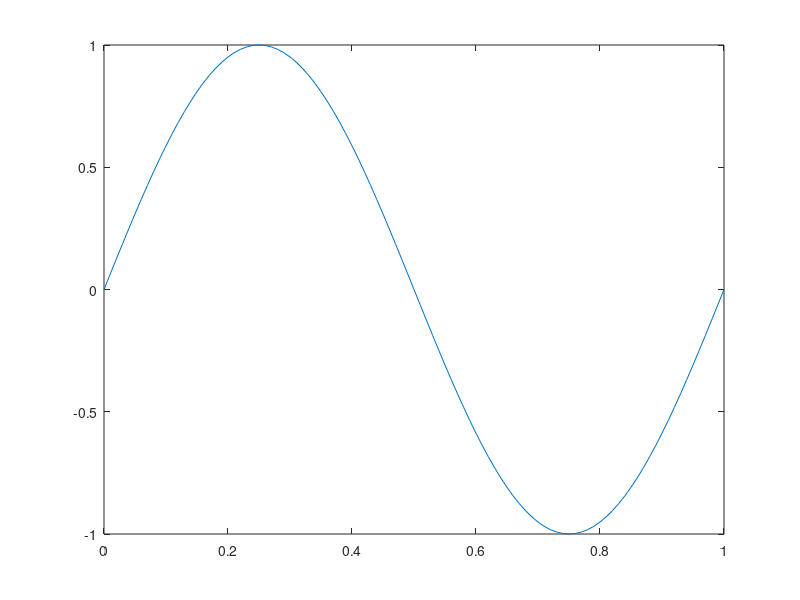
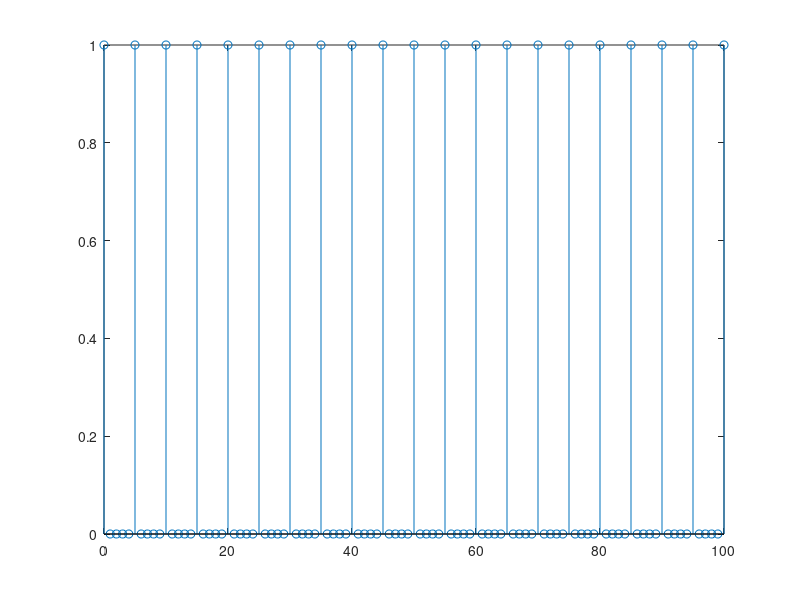
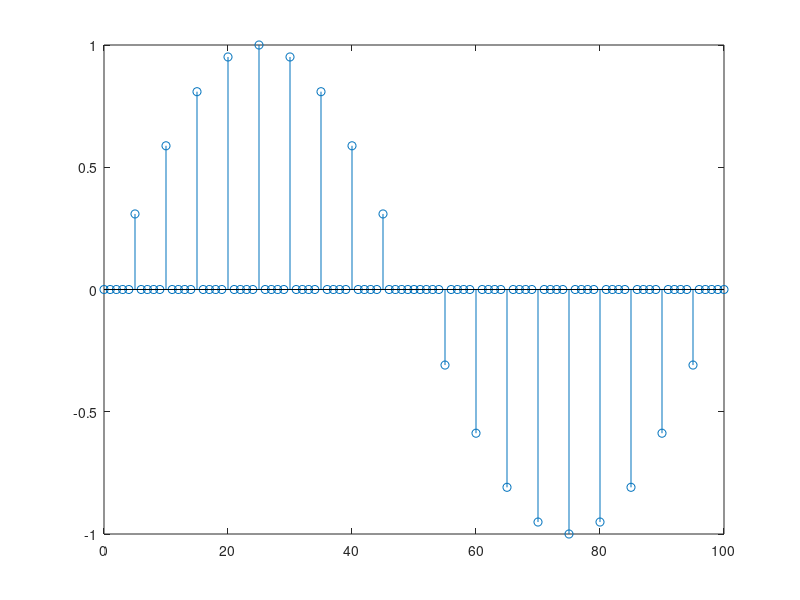

These figures' MATLAB source, in order:
freq=1;
t=0:0.01:1;
N=length(t);
arg=2*pi*freq*t;
y=sin(arg);
figure(1);
plot(t,y);
ts=5;
m=0:1:100;
for i=0:1:100
    if(mod(i,ts)==0)
        imp(i+1)=1;
    else
        imp(i+1)=0;
    end
end
figure(2);
stem(m,imp);
out=y.*imp;
figure(3);
stem(m,out );